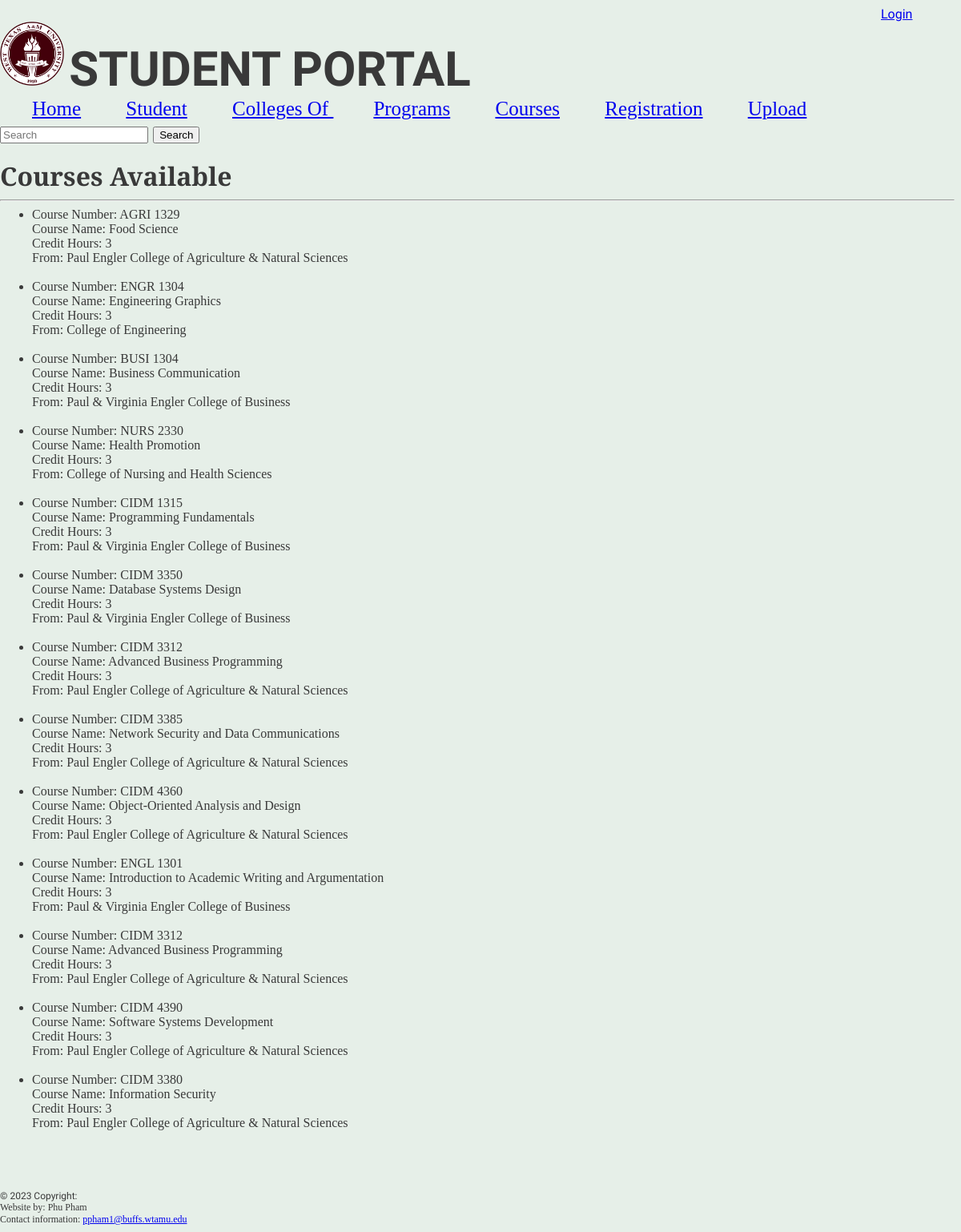
Screenshot of /course/ with the database file from the repository.
### degree_checklist/models.py (models this page shows, shortened)
class Course(models.Model):
    course_number = models.CharField(max_length=10)
    course_name = models.CharField(max_length=200, help_text="Name of the course")
    credit_hours = models.IntegerField(help_text="Number of credit hours")
    faculty = models.ForeignKey(Faculty, on_delete=models.CASCADE)

class Faculty(models.Model):
    college_of = models.CharField(max_length=200, help_text="The College where the faculty is under")
    def __str__(self):
        return self.college_of

### degree_checklist/views.py (the view)
# urls.py: path('course/', degree_checklist.views.course_list),
def course_list(request):
    courses = Course.objects.all()
    course_list = []
    for item in courses:
        course_list.append({'course': item})
    course_info = {
        'course_list': course_list
    }
    return render(request, 'course.html', course_info)

### templates/course.html (shortened to what this page needs)
{% extends 'base.html' %}
{% block title %}
<head>
</head>
{% endblock %}
{% block content %}
        <br>
        <h1>Courses Available</h1>
        <hr>
        <ul>
            {% for item in course_list %}
            <li>
                <span>Course Number: </span> <span>{{ item.course.course_number }}</span>
                <br>
                <span>Course Name: </span> <span>{{ item.course.course_name }}</span>
                <br>
                <span>Credit Hours: </span> <span>{{ item.course.credit_hours}}</span>
                <br>
                <span>From: </span> <span>{{ item.course.faculty}}</span>
                <br>
            </li>
            <br>
            {% endfor %}
        </ul>
{% endblock %}

### degree_checklist/static/main.css (style rules this page uses)
body { font-family: 'Source Sans Pro', sans-serif; background-color: #e6efe8; color: #393939; margin-left: 0; }
h1, h2, h3, h4, h5, h6, p, ul, li { font-family: 'Libre Baskerville', serif; margin: 0; }

### rows the page displays
Course: course.course_number "AGRI 1329", course.course_name "Food Science", course.credit_hours "3", course.faculty "Paul Engler College of Agriculture & Natural Sciences"
Course: course.course_number "ENGR 1304", course.course_name "Engineering Graphics", course.credit_hours "3", course.faculty "College of Engineering"
Course: course.course_number "BUSI 1304", course.course_name "Business Communication", course.credit_hours "3", course.faculty "Paul & Virginia Engler College of Business"
Course: course.course_number "NURS 2330", course.course_name "Health Promotion", course.credit_hours "3", course.faculty "College of Nursing and Health Sciences"
Course: course.course_number "CIDM 1315", course.course_name "Programming Fundamentals", course.credit_hours "3", course.faculty "Paul & Virginia Engler College of Business"
Course: course.course_number "CIDM 3350", course.course_name "Database Systems Design", course.credit_hours "3", course.faculty "Paul & Virginia Engler College of Business"
Course: course.course_number "CIDM 3312", course.course_name "Advanced Business Programming", course.credit_hours "3", course.faculty "Paul Engler College of Agriculture & Natural Sciences"
Course: course.course_number "CIDM 3385", course.course_name "Network Security and Data Communications", course.credit_hours "3", course.faculty "Paul Engler College of Agriculture & Natural Sciences"
Course: course.course_number "CIDM 4360", course.course_name "Object-Oriented Analysis and Design", course.credit_hours "3", course.faculty "Paul Engler College of Agriculture & Natural Sciences"
Course: course.course_number "ENGL 1301", course.course_name "Introduction to Academic Writing and Argumentation", course.credit_hours "3", course.faculty "Paul & Virginia Engler College of Business"
Course: course.course_number "CIDM 3312", course.course_name "Advanced Business Programming", course.credit_hours "3", course.faculty "Paul Engler College of Agriculture & Natural Sciences"
Course: course.course_number "CIDM 4390", course.course_name "Software Systems Development", course.credit_hours "3", course.faculty "Paul Engler College of Agriculture & Natural Sciences"
Course: course.course_number "CIDM 3380", course.course_name "Information Security", course.credit_hours "3", course.faculty "Paul Engler College of Agriculture & Natural Sciences"
